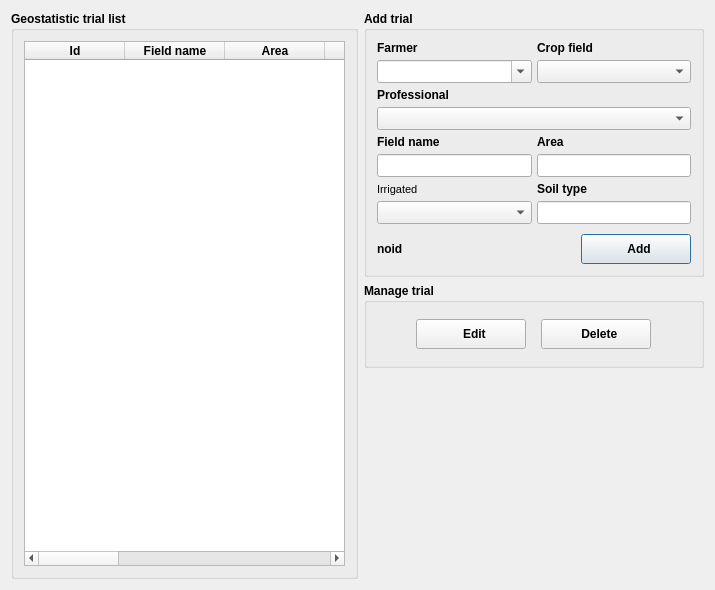
<?xml version="1.0" encoding="UTF-8"?>
<ui version="4.0">
 <class>Dialog</class>
 <widget class="QDialog" name="Dialog">
  <property name="geometry">
   <rect>
    <x>0</x>
    <y>0</y>
    <width>715</width>
    <height>590</height>
   </rect>
  </property>
  <property name="minimumSize">
   <size>
    <width>715</width>
    <height>590</height>
   </size>
  </property>
  <property name="windowTitle">
   <string>Dialog</string>
  </property>
  <layout class="QHBoxLayout" name="horizontalLayout">
   <item>
    <widget class="QGroupBox" name="trialsListGroupBox">
     <property name="sizePolicy">
      <sizepolicy hsizetype="Preferred" vsizetype="MinimumExpanding">
       <horstretch>0</horstretch>
       <verstretch>0</verstretch>
      </sizepolicy>
     </property>
     <property name="minimumSize">
      <size>
       <width>0</width>
       <height>0</height>
      </size>
     </property>
     <property name="maximumSize">
      <size>
       <width>16777215</width>
       <height>16777215</height>
      </size>
     </property>
     <property name="font">
      <font>
       <weight>75</weight>
       <bold>true</bold>
      </font>
     </property>
     <property name="title">
      <string>Geostatistic trial list</string>
     </property>
     <layout class="QGridLayout" name="gridLayout_5">
      <property name="leftMargin">
       <number>10</number>
      </property>
      <property name="topMargin">
       <number>10</number>
      </property>
      <property name="rightMargin">
       <number>10</number>
      </property>
      <property name="bottomMargin">
       <number>10</number>
      </property>
      <property name="spacing">
       <number>5</number>
      </property>
      <item row="0" column="0">
       <layout class="QHBoxLayout" name="horizontalLayout_1">
        <property name="spacing">
         <number>5</number>
        </property>
        <item>
         <widget class="QTableWidget" name="trialTableWidget">
          <property name="styleSheet">
           <string notr="true">font: 8pt &quot;MS Shell Dlg 2&quot;;</string>
          </property>
          <property name="frameShape">
           <enum>QFrame::StyledPanel</enum>
          </property>
          <property name="alternatingRowColors">
           <bool>true</bool>
          </property>
          <property name="showGrid">
           <bool>true</bool>
          </property>
          <property name="sortingEnabled">
           <bool>true</bool>
          </property>
          <attribute name="verticalHeaderVisible">
           <bool>true</bool>
          </attribute>
          <column>
           <property name="text">
            <string>Id</string>
           </property>
          </column>
          <column>
           <property name="text">
            <string>Field name</string>
           </property>
          </column>
          <column>
           <property name="text">
            <string>Area</string>
           </property>
          </column>
          <column>
           <property name="text">
            <string>Irrigated</string>
           </property>
          </column>
          <column>
           <property name="text">
            <string>Soil type</string>
           </property>
          </column>
          <column>
           <property name="text">
            <string>LPC Team</string>
           </property>
          </column>
          <column>
           <property name="text">
            <string>Farmer</string>
           </property>
          </column>
          <column>
           <property name="text">
            <string>Crop field</string>
           </property>
          </column>
          <column>
           <property name="text">
            <string>Contour</string>
           </property>
          </column>
          <column>
           <property name="text">
            <string>Create date</string>
           </property>
          </column>
          <column>
           <property name="text">
            <string>Update date</string>
           </property>
          </column>
         </widget>
        </item>
       </layout>
      </item>
     </layout>
    </widget>
   </item>
   <item>
    <layout class="QVBoxLayout" name="verticalLayout">
     <item>
      <widget class="QGroupBox" name="geostatisticsTrialGroupBox">
       <property name="sizePolicy">
        <sizepolicy hsizetype="Preferred" vsizetype="MinimumExpanding">
         <horstretch>0</horstretch>
         <verstretch>0</verstretch>
        </sizepolicy>
       </property>
       <property name="minimumSize">
        <size>
         <width>0</width>
         <height>150</height>
        </size>
       </property>
       <property name="maximumSize">
        <size>
         <width>340</width>
         <height>16777215</height>
        </size>
       </property>
       <property name="font">
        <font>
         <weight>75</weight>
         <bold>true</bold>
        </font>
       </property>
       <property name="title">
        <string>Add trial</string>
       </property>
       <layout class="QGridLayout" name="gridLayout_6">
        <property name="leftMargin">
         <number>10</number>
        </property>
        <property name="topMargin">
         <number>10</number>
        </property>
        <property name="rightMargin">
         <number>10</number>
        </property>
        <property name="bottomMargin">
         <number>10</number>
        </property>
        <property name="spacing">
         <number>5</number>
        </property>
        <item row="0" column="0">
         <layout class="QVBoxLayout" name="verticalLayout_1">
          <property name="spacing">
           <number>5</number>
          </property>
          <item>
           <layout class="QHBoxLayout" name="horizontalLayout_3">
            <item>
             <widget class="QLabel" name="farmerNameLabel">
              <property name="styleSheet">
               <string notr="true">font: 8pt &quot;MS Shell Dlg 2&quot;;</string>
              </property>
              <property name="text">
               <string>Farmer</string>
              </property>
             </widget>
            </item>
            <item>
             <widget class="QLabel" name="cropFieldAreaLabel">
              <property name="styleSheet">
               <string notr="true">font: 8pt &quot;MS Shell Dlg 2&quot;;</string>
              </property>
              <property name="text">
               <string>Crop field</string>
              </property>
             </widget>
            </item>
           </layout>
          </item>
          <item>
           <layout class="QHBoxLayout" name="horizontalLayout_4">
            <item>
             <widget class="QComboBox" name="farmerComboBox">
              <property name="minimumSize">
               <size>
                <width>0</width>
                <height>23</height>
               </size>
              </property>
              <property name="styleSheet">
               <string notr="true">font: 8pt &quot;MS Shell Dlg 2&quot;;</string>
              </property>
              <property name="editable">
               <bool>true</bool>
              </property>
              <property name="insertPolicy">
               <enum>QComboBox::NoInsert</enum>
              </property>
             </widget>
            </item>
            <item>
             <widget class="QComboBox" name="cropFieldComboBox">
              <property name="minimumSize">
               <size>
                <width>0</width>
                <height>23</height>
               </size>
              </property>
              <property name="styleSheet">
               <string notr="true">font: 8pt &quot;MS Shell Dlg 2&quot;;</string>
              </property>
             </widget>
            </item>
           </layout>
          </item>
         </layout>
        </item>
        <item row="3" column="0">
         <layout class="QVBoxLayout" name="verticalLayout_2">
          <property name="spacing">
           <number>5</number>
          </property>
          <item>
           <layout class="QHBoxLayout" name="horizontalLayout_5">
            <property name="spacing">
             <number>5</number>
            </property>
            <item>
             <widget class="QLabel" name="trialIrrigatedLabel">
              <property name="font">
               <font>
                <family>MS Shell Dlg 2</family>
                <pointsize>8</pointsize>
                <weight>50</weight>
                <italic>false</italic>
                <bold>false</bold>
               </font>
              </property>
              <property name="styleSheet">
               <string notr="true">font: 8pt &quot;MS Shell Dlg 2&quot;;</string>
              </property>
              <property name="text">
               <string>Irrigated</string>
              </property>
             </widget>
            </item>
            <item>
             <widget class="QLabel" name="trialSoilTypeLabel">
              <property name="styleSheet">
               <string notr="true">font: 8pt &quot;MS Shell Dlg 2&quot;;</string>
              </property>
              <property name="text">
               <string>Soil type</string>
              </property>
             </widget>
            </item>
           </layout>
          </item>
          <item>
           <layout class="QHBoxLayout" name="horizontalLayout_6">
            <property name="spacing">
             <number>5</number>
            </property>
            <item>
             <widget class="QComboBox" name="trialIrrigatedComboBox">
              <property name="sizePolicy">
               <sizepolicy hsizetype="Expanding" vsizetype="Fixed">
                <horstretch>0</horstretch>
                <verstretch>0</verstretch>
               </sizepolicy>
              </property>
              <property name="minimumSize">
               <size>
                <width>0</width>
                <height>23</height>
               </size>
              </property>
              <property name="styleSheet">
               <string notr="true">font: 8pt &quot;MS Shell Dlg 2&quot;;</string>
              </property>
             </widget>
            </item>
            <item>
             <widget class="QLineEdit" name="trialSoilTypeLineEdit">
              <property name="sizePolicy">
               <sizepolicy hsizetype="Expanding" vsizetype="Fixed">
                <horstretch>0</horstretch>
                <verstretch>0</verstretch>
               </sizepolicy>
              </property>
              <property name="minimumSize">
               <size>
                <width>0</width>
                <height>23</height>
               </size>
              </property>
              <property name="styleSheet">
               <string notr="true">font: 8pt &quot;MS Shell Dlg 2&quot;;</string>
              </property>
             </widget>
            </item>
           </layout>
          </item>
         </layout>
        </item>
        <item row="4" column="0">
         <layout class="QHBoxLayout" name="horizontalLayout_7">
          <property name="spacing">
           <number>5</number>
          </property>
          <property name="topMargin">
           <number>5</number>
          </property>
          <item>
           <widget class="QLabel" name="trialIDLabel">
            <property name="enabled">
             <bool>true</bool>
            </property>
            <property name="styleSheet">
             <string notr="true">font: 8pt &quot;MS Shell Dlg 2&quot;;</string>
            </property>
            <property name="text">
             <string>noid</string>
            </property>
           </widget>
          </item>
          <item>
           <spacer name="horizontalSpacer_2">
            <property name="orientation">
             <enum>Qt::Horizontal</enum>
            </property>
            <property name="sizeHint" stdset="0">
             <size>
              <width>40</width>
              <height>20</height>
             </size>
            </property>
           </spacer>
          </item>
          <item>
           <widget class="QPushButton" name="trialAddPushButton">
            <property name="minimumSize">
             <size>
              <width>110</width>
              <height>30</height>
             </size>
            </property>
            <property name="maximumSize">
             <size>
              <width>110</width>
              <height>16777215</height>
             </size>
            </property>
            <property name="styleSheet">
             <string notr="true">font: 8pt &quot;MS Shell Dlg 2&quot;;</string>
            </property>
            <property name="text">
             <string>  Add</string>
            </property>
            <property name="icon">
             <iconset resource="../../resources.qrc">
              <normaloff>:/plugins/lallemand_plant_care/icons/user.png</normaloff>:/plugins/lallemand_plant_care/icons/user.png</iconset>
            </property>
            <property name="iconSize">
             <size>
              <width>24</width>
              <height>24</height>
             </size>
            </property>
           </widget>
          </item>
         </layout>
        </item>
        <item row="2" column="0">
         <layout class="QVBoxLayout" name="verticalLayout_3">
          <property name="spacing">
           <number>5</number>
          </property>
          <item>
           <layout class="QHBoxLayout" name="horizontalLayout_8">
            <item>
             <widget class="QLabel" name="trialFieldNameLabel">
              <property name="styleSheet">
               <string notr="true">font: 8pt &quot;MS Shell Dlg 2&quot;;</string>
              </property>
              <property name="text">
               <string>Field name</string>
              </property>
             </widget>
            </item>
            <item>
             <widget class="QLabel" name="trialAreaLabel">
              <property name="styleSheet">
               <string notr="true">font: 8pt &quot;MS Shell Dlg 2&quot;;</string>
              </property>
              <property name="text">
               <string>Area</string>
              </property>
             </widget>
            </item>
           </layout>
          </item>
          <item>
           <layout class="QHBoxLayout" name="horizontalLayout_9">
            <item>
             <widget class="QLineEdit" name="trialFieldNameLineEdit">
              <property name="minimumSize">
               <size>
                <width>0</width>
                <height>23</height>
               </size>
              </property>
              <property name="styleSheet">
               <string notr="true">font: 8pt &quot;MS Shell Dlg 2&quot;;</string>
              </property>
             </widget>
            </item>
            <item>
             <widget class="QLineEdit" name="trialFieldAreaLineEdit">
              <property name="sizePolicy">
               <sizepolicy hsizetype="Expanding" vsizetype="Fixed">
                <horstretch>0</horstretch>
                <verstretch>0</verstretch>
               </sizepolicy>
              </property>
              <property name="minimumSize">
               <size>
                <width>0</width>
                <height>23</height>
               </size>
              </property>
              <property name="styleSheet">
               <string notr="true">font: 8pt &quot;MS Shell Dlg 2&quot;;</string>
              </property>
             </widget>
            </item>
           </layout>
          </item>
         </layout>
        </item>
        <item row="1" column="0">
         <layout class="QVBoxLayout" name="verticalLayout_4">
          <property name="spacing">
           <number>5</number>
          </property>
          <item>
           <layout class="QHBoxLayout" name="horizontalLayout_10">
            <item>
             <widget class="QLabel" name="lpcTeamNameLabel">
              <property name="styleSheet">
               <string notr="true">font: 8pt &quot;MS Shell Dlg 2&quot;;</string>
              </property>
              <property name="text">
               <string>Professional</string>
              </property>
             </widget>
            </item>
           </layout>
          </item>
          <item>
           <layout class="QHBoxLayout" name="horizontalLayout_11">
            <item>
             <widget class="QComboBox" name="lpcTeamComboBox">
              <property name="minimumSize">
               <size>
                <width>0</width>
                <height>23</height>
               </size>
              </property>
              <property name="styleSheet">
               <string notr="true">font: 8pt &quot;MS Shell Dlg 2&quot;;</string>
              </property>
             </widget>
            </item>
           </layout>
          </item>
         </layout>
        </item>
       </layout>
      </widget>
     </item>
     <item>
      <widget class="QGroupBox" name="trialManagerGroupBox">
       <property name="sizePolicy">
        <sizepolicy hsizetype="Preferred" vsizetype="Preferred">
         <horstretch>0</horstretch>
         <verstretch>0</verstretch>
        </sizepolicy>
       </property>
       <property name="minimumSize">
        <size>
         <width>0</width>
         <height>85</height>
        </size>
       </property>
       <property name="maximumSize">
        <size>
         <width>340</width>
         <height>16777215</height>
        </size>
       </property>
       <property name="font">
        <font>
         <weight>75</weight>
         <bold>true</bold>
        </font>
       </property>
       <property name="title">
        <string>Manage trial</string>
       </property>
       <layout class="QGridLayout" name="gridLayout_8">
        <property name="leftMargin">
         <number>10</number>
        </property>
        <property name="topMargin">
         <number>10</number>
        </property>
        <property name="rightMargin">
         <number>10</number>
        </property>
        <property name="bottomMargin">
         <number>10</number>
        </property>
        <property name="spacing">
         <number>5</number>
        </property>
        <item row="0" column="0">
         <layout class="QHBoxLayout" name="horizontalLayout_2">
          <property name="spacing">
           <number>15</number>
          </property>
          <property name="leftMargin">
           <number>15</number>
          </property>
          <property name="rightMargin">
           <number>15</number>
          </property>
          <item>
           <widget class="QPushButton" name="trialEditPushButton">
            <property name="minimumSize">
             <size>
              <width>100</width>
              <height>30</height>
             </size>
            </property>
            <property name="maximumSize">
             <size>
              <width>110</width>
              <height>30</height>
             </size>
            </property>
            <property name="styleSheet">
             <string notr="true">font: 8pt &quot;MS Shell Dlg 2&quot;;</string>
            </property>
            <property name="text">
             <string>  Edit</string>
            </property>
            <property name="icon">
             <iconset resource="../../resources.qrc">
              <normaloff>:/plugins/lallemand_plant_care/icons/edit.png</normaloff>:/plugins/lallemand_plant_care/icons/edit.png</iconset>
            </property>
            <property name="iconSize">
             <size>
              <width>24</width>
              <height>24</height>
             </size>
            </property>
           </widget>
          </item>
          <item>
           <widget class="QPushButton" name="trialDeletePushButton">
            <property name="minimumSize">
             <size>
              <width>100</width>
              <height>30</height>
             </size>
            </property>
            <property name="maximumSize">
             <size>
              <width>110</width>
              <height>30</height>
             </size>
            </property>
            <property name="styleSheet">
             <string notr="true">font: 8pt &quot;MS Shell Dlg 2&quot;;</string>
            </property>
            <property name="text">
             <string>  Delete</string>
            </property>
            <property name="icon">
             <iconset resource="../../resources.qrc">
              <normaloff>:/plugins/lallemand_plant_care/icons/delete.png</normaloff>:/plugins/lallemand_plant_care/icons/delete.png</iconset>
            </property>
            <property name="iconSize">
             <size>
              <width>24</width>
              <height>24</height>
             </size>
            </property>
           </widget>
          </item>
         </layout>
        </item>
       </layout>
      </widget>
     </item>
     <item>
      <spacer name="verticalSpacer">
       <property name="orientation">
        <enum>Qt::Vertical</enum>
       </property>
       <property name="sizeType">
        <enum>QSizePolicy::Expanding</enum>
       </property>
       <property name="sizeHint" stdset="0">
        <size>
         <width>20</width>
         <height>40</height>
        </size>
       </property>
      </spacer>
     </item>
    </layout>
   </item>
  </layout>
 </widget>
 <tabstops>
  <tabstop>trialTableWidget</tabstop>
  <tabstop>farmerComboBox</tabstop>
  <tabstop>cropFieldComboBox</tabstop>
  <tabstop>lpcTeamComboBox</tabstop>
  <tabstop>trialFieldNameLineEdit</tabstop>
  <tabstop>trialFieldAreaLineEdit</tabstop>
  <tabstop>trialIrrigatedComboBox</tabstop>
  <tabstop>trialSoilTypeLineEdit</tabstop>
  <tabstop>trialAddPushButton</tabstop>
  <tabstop>trialEditPushButton</tabstop>
  <tabstop>trialDeletePushButton</tabstop>
 </tabstops>
 <resources>
  <include location="../../resources.qrc"/>
 </resources>
 <connections/>
</ui>
